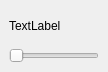
<?xml version="1.0" encoding="UTF-8"?>
<ui version="4.0">
 <class>ImageViewForm</class>
 <widget class="QWidget" name="ImageViewForm">
  <property name="geometry">
   <rect>
    <x>0</x>
    <y>0</y>
    <width>108</width>
    <height>72</height>
   </rect>
  </property>
  <property name="sizePolicy">
   <sizepolicy hsizetype="Preferred" vsizetype="Preferred">
    <horstretch>0</horstretch>
    <verstretch>0</verstretch>
   </sizepolicy>
  </property>
  <property name="windowTitle">
   <string>ImageView</string>
  </property>
  <layout class="QGridLayout">
   <property name="margin">
    <number>9</number>
   </property>
   <property name="spacing">
    <number>6</number>
   </property>
   <item row="0" column="0">
    <layout class="QVBoxLayout" name="verticalLayout">
     <item>
      <widget class="QLabel" name="image_frame">
       <property name="text">
        <string>TextLabel</string>
       </property>
      </widget>
     </item>
    </layout>
   </item>
   <item row="1" column="0">
    <widget class="QSlider" name="horizontalSlider">
     <property name="orientation">
      <enum>Qt::Horizontal</enum>
     </property>
    </widget>
   </item>
  </layout>
 </widget>
 <resources/>
 <connections/>
</ui>
